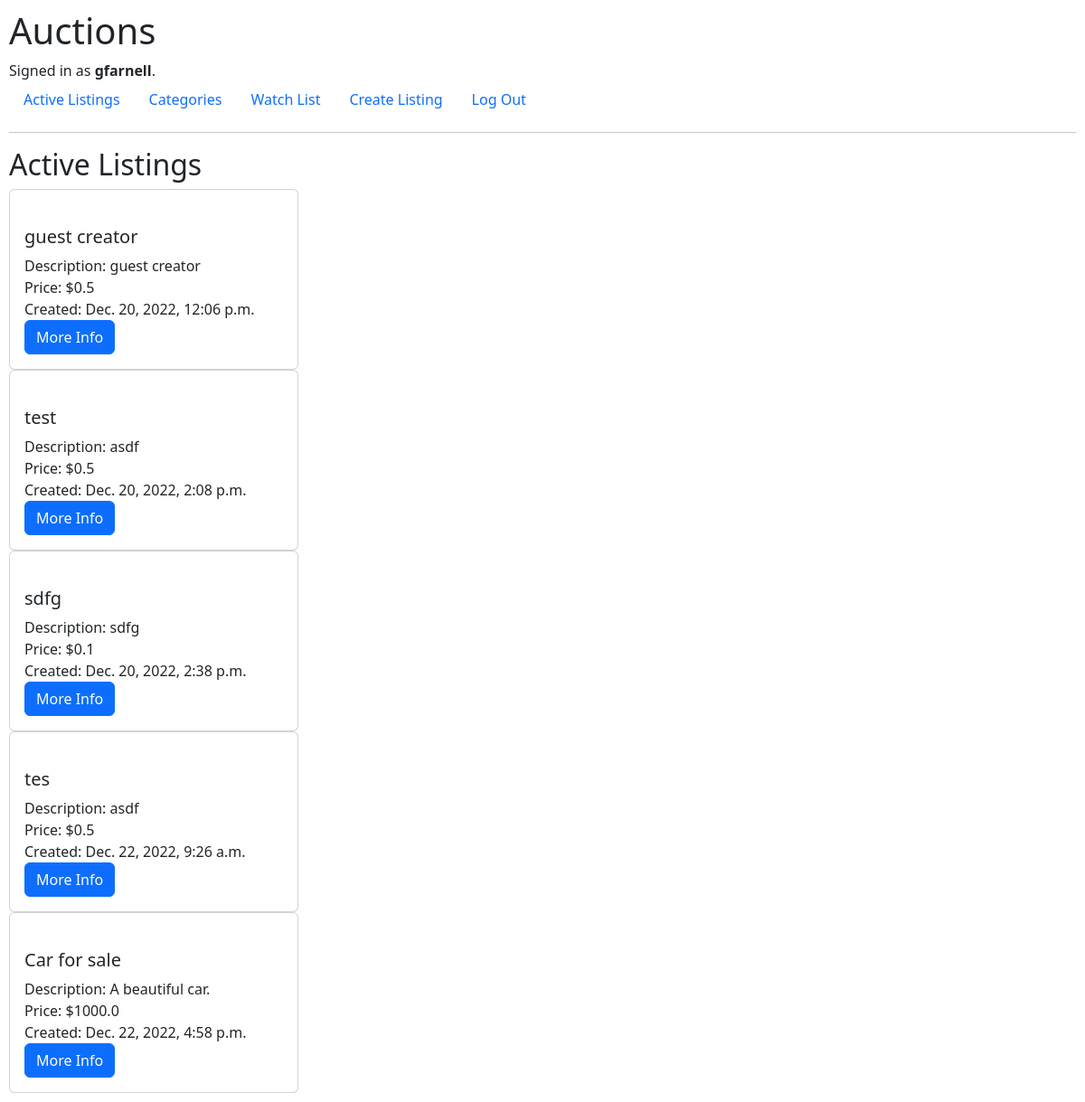
The page / (signed in) on the database as committed earlier.
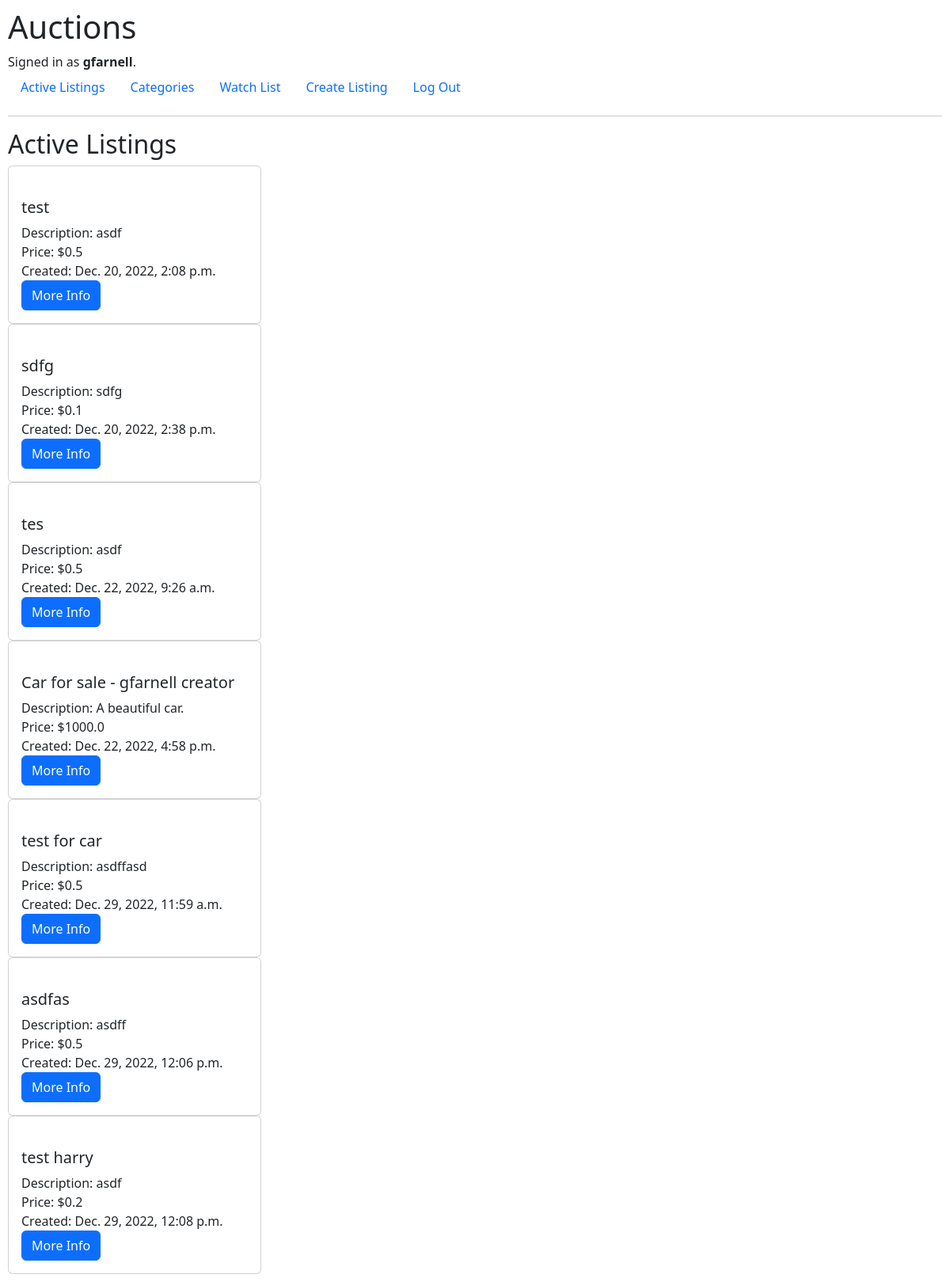
The same page on the database as committed later.
### auctions/models.py (models this page shows, shortened)
class Listings(models.Model):
    creator = models.ForeignKey(
        User, on_delete=models.PROTECT, related_name="get_creator_listings", blank=False)
    buyer = models.ForeignKey(
        User, blank=True, null=True, on_delete=models.PROTECT, related_name="get_buyer_listings")
    watchers = models.ManyToManyField(
        User, blank=True, related_name="get_watched_listings")
    title = models.CharField(max_length=64)
    description = models.CharField(max_length=300)
    startingBid = models.FloatField(max_length=64)
    createdDate = models.DateTimeField(auto_now_add=True)
    active = models.BooleanField(default=True)
    url = models.CharField(max_length=128, blank=True)
    category = models.CharField(
        max_length=64)

### auctions/views.py (the view)
# urls.py: path("", views.activeListings, name="activeListings"),
@login_required
def activeListings(request):
    returned_listing = Listings.objects.all()
    return render(request, "auctions/index.html", {
        "listings": Listings.objects.all()
    })

### auctions/templates/auctions/index.html (shortened to what this page needs)
{% extends "auctions/layout.html" %}
{% load static %}
{% block body %}
<h2>Active Listings</h2>
<div class="card-group">
    {% for listing in listings %}
    {% if listing.active == True %}
    <div id="container_card">
        <div class="card">
            <a href="{% url 'listings' listing.id %}" class="card-link">
            </a>
            <div class="card-body">
                <ul class="list-group list-group-flush">
                    <li>
                        <h5>{{ listing.title}}</h5>
                    </li>
                    <li>Description: {{ listing.description}}</li>
                    <li>Price: ${{ listing.startingBid}}</li>
                    <li>Created: {{ listing.createdDate}}</li>
                    <li><a class="btn btn-primary" href="{% url 'listings' listing.id %}">More Info</a></li>
                </ul>
            </div>
        </div>
    </div>
</div>
{% endif %}
{% empty %}
<p>There are currently no active listings.</p>
{% endfor %}
{% endblock %}

Rows that differ between the two databases and show on the page:
no longer on this page (row edited): Listings: title "guest creator", description "guest creator", startingBid "0.5", createdDate "Dec. 20, 2022, 12:06 p.m."
changed Listings "A beautiful car.": title "Car for sale" → "Car for sale - gfarnell creator"
added Listings: title "test for car", description "asdffasd", startingBid "0.5", createdDate "Dec. 29, 2022, 11:59 a.m."
added Listings: title "asdfas", description "asdff", startingBid "0.5", createdDate "Dec. 29, 2022, 12:06 p.m."
added Listings: title "test harry", description "asdf", startingBid "0.2", createdDate "Dec. 29, 2022, 12:08 p.m."
